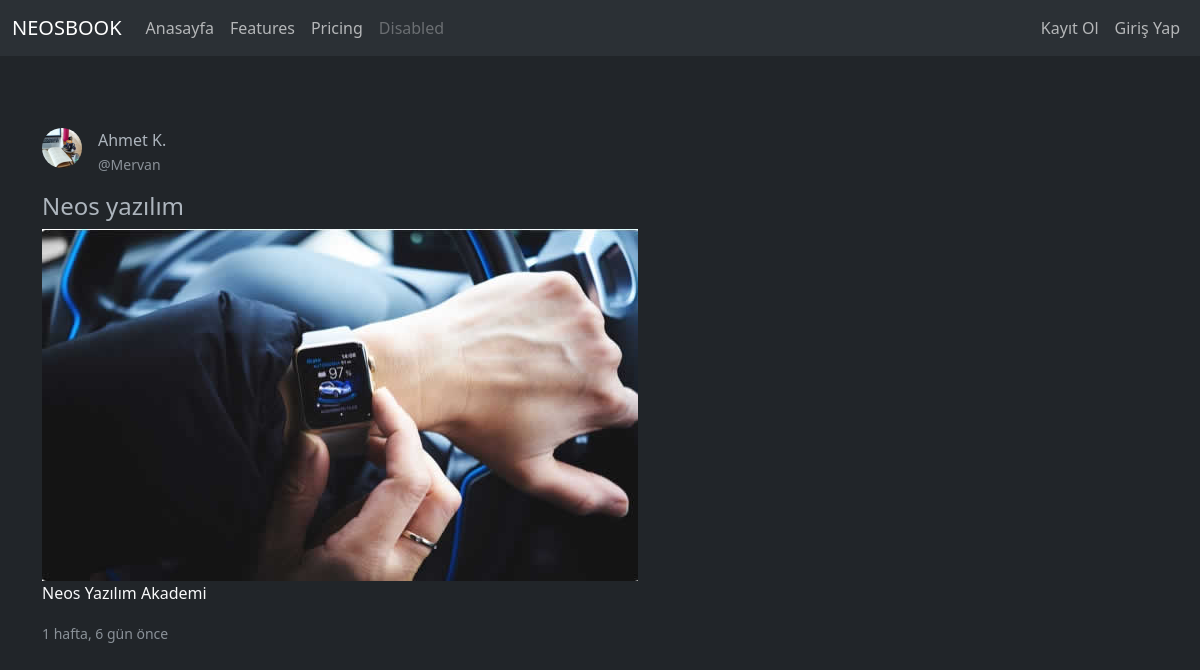
The page /post-detail/022334e8-2a9d-4205-a5d6-d765aa276fe3/neos-yazilim on the database its author committed.
### posts/models.py (models this page shows, shortened)
class Post(models.Model):
    id = models.UUIDField(primary_key=True, default=uuid.uuid4, editable=False)
    owner = models.ForeignKey(Profile, related_name="Owners", on_delete=models.CASCADE, verbose_name="Yazar")
    title = models.CharField(max_length=100, verbose_name='Başlık')
    content = RichTextField(max_length=500)
    image = models.FileField(upload_to = 'posts/', verbose_name='Thumbnail')
    created_at = models.DateTimeField(auto_now_add=True)
    like = models.ManyToManyField(Profile, verbose_name='Beğenenler', related_name='likes', blank=True)
    dislike = models.ManyToManyField(Profile, verbose_name='Beğenmeyenler', related_name='dislikes', blank=True)
    isPublish = models.BooleanField(default=False, verbose_name='Yayınla')
    slug = models.SlugField(null=True, blank=True, editable=False)

### user/models.py (models this page shows, shortened)
class Profile(models.Model):
    id = models.UUIDField(primary_key = True, default = uuid.uuid4, editable = False)
    user = models.OneToOneField(User, on_delete = models.CASCADE)
    name = models.CharField(max_length=100, verbose_name = 'İsim')
    surname = models.CharField(max_length=100, verbose_name = 'Soyisim')
    bio = models.TextField(max_length = 500, verbose_name = 'Hakkımda', default="Merhaba ben bir blog yazarıyım.")
    image = models.FileField(upload_to='profiles/', null=True, verbose_name='Profil Resmi', default='profiles/default.jpg')
    created_at = models.DateTimeField(auto_now_add = True, verbose_name = 'Oluşturulma Tarihi')
    follow = models.ManyToManyField('self', related_name='takip', symmetrical=False, verbose_name = 'Takip', blank = True)
    followers = models.ManyToManyField('self', related_name='takipci', symmetrical=False, verbose_name='Takipçiler', blank = True)
    slug = models.SlugField(null=True, blank=True, editable=False)

### posts/views.py (the view)
# urls.py: path('post-detail/<str:postId>/<str:slug>', detail, name='detail')
def detail(request, postId, slug):
    post = Post.objects.get(id = postId, slug = slug)
    context = {
        'post':post
    }
    return render(request, 'detail.html', context)

### templates/detail.html (shortened to what this page needs)
{% extends "index.html" %}
{% load static %}
{% load humanize %}
{% block content %}
    <div class="row">
        <div class="col-12 my-4">
            <div class="d-flex">
                <img src="{{post.owner.image.url}}" alt="" width="40" height="40" class="rounded-5 me-3">
                <p>
                    {{post.owner.name}} {{post.owner.surname|slice:"1"}}.
                    <br>
                    <small class="text-muted">@{{post.owner.user.username}}</small>
                </p>
            </div>
            <h4>{{post.title}}</h4>
            <img src="{{post.image.url}}" alt="">
            <p>
                <a href="{% url 'detail' post.id post.slug %}" class="text-decoration-none text-light">
                    {{post.content|safe}}
                </a>
            </p>
            <small class="text-muted">{{post.created_at|naturaltime}}</small>
        </div>
    </div>
{% endblock content %}

### rows shown on the page
Post: owner.image (picture), owner.name "Ahmet", owner.surname "K", owner.user.username "Mervan", title "Neos yazılım", image (picture), content "Neos Yazılım Akademi", created_at "1 hafta, 6 gün önce"
